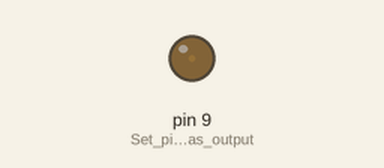
A sketch run on a simulated Arduino Uno, built with avr-gcc and run on an emulated ATmega328P. Parts: output pins drawn as LEDs (lit = HIGH).

Above: at 0.05 s.
At 1.15 s:
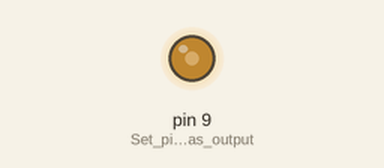
At 2.3 s:
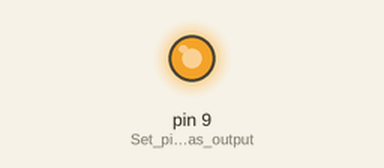
At 4.6 s:
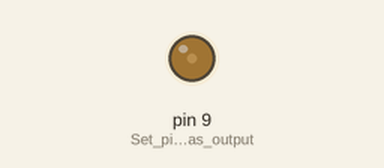
Timing chart, 0 to 6.7 s (numbered marks = the images above):
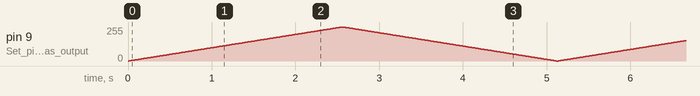

The sketch:

7_Fade_LED.ino
```cpp
// -------------------------------------------------------
// Program: Fade LED
// Description: This program gradually increases and decreases
// the brightness of an LED connected to pin 9 using PWM
// (Pulse Width Modulation).
//
// Note: Use a PWM-supported pin (e.g., 3, 5, 6, 9, 10, or 11 on Arduino Uno).
// -------------------------------------------------------

void setup() {
  pinMode(9, OUTPUT);  // Set pin 9 as output
}

void loop() {
  // Increase brightness
  for (int i = 0; i <= 255; i++) {
    analogWrite(9, i);  // Write PWM value (0–255)
    delay(10);          // Wait for smooth fade
  }

  // Decrease brightness
  for (int i = 255; i >= 0; i--) {
    analogWrite(9, i);
    delay(10);
  }
}
```
